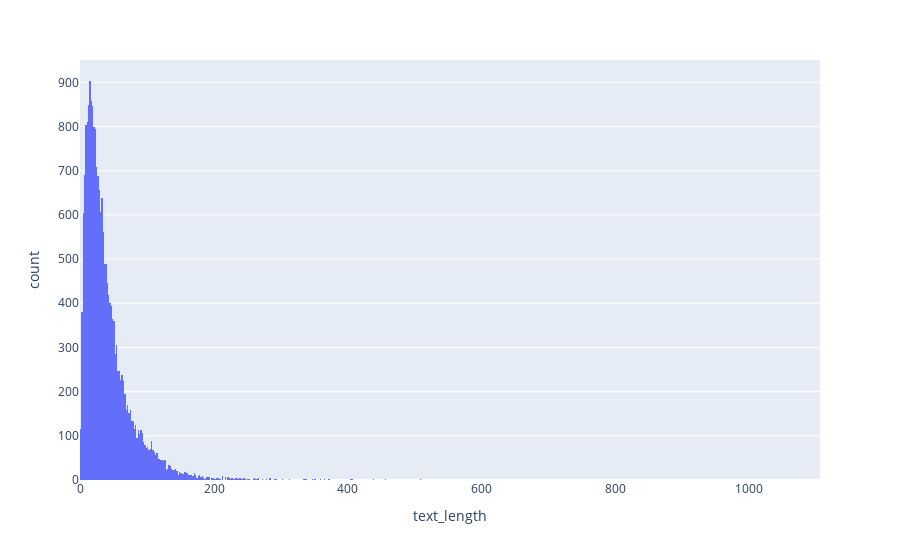

Notebook source saved alongside this figure:
### Code cell
fig = px.histogram(df, x="text_length")
fig.show()

### Figure 1 — Plotly figure (JSON) as saved in the notebook; plotly's stock layout.template omitted (floating-point values rounded to 4 significant figures; data arrays with more than 128 entries replaced by an {"elided": "..."} marker saying what was removed)
{"data": [{"alignmentgroup": "True", "bingroup": "x", "hovertemplate": "text_length=%{x}<br>count=%{y}<extra></extra>", "legendgroup": "", "marker": {"color": "#636efa", "pattern": {"shape": ""}}, "name": "", "offsetgroup": "", "orientation": "v", "showlegend": false, "type": "histogram", "x": {"elided": "21072 int values"}, "xaxis": "x", "yaxis": "y"}], "layout": {"barmode": "relative", "legend": {"tracegroupgap": 0}, "margin": {"t": 60}, "xaxis": {"anchor": "y", "domain": [0, 1], "title": {"text": "text_length"}}, "yaxis": {"anchor": "x", "domain": [0, 1], "title": {"text": "count"}}}}
